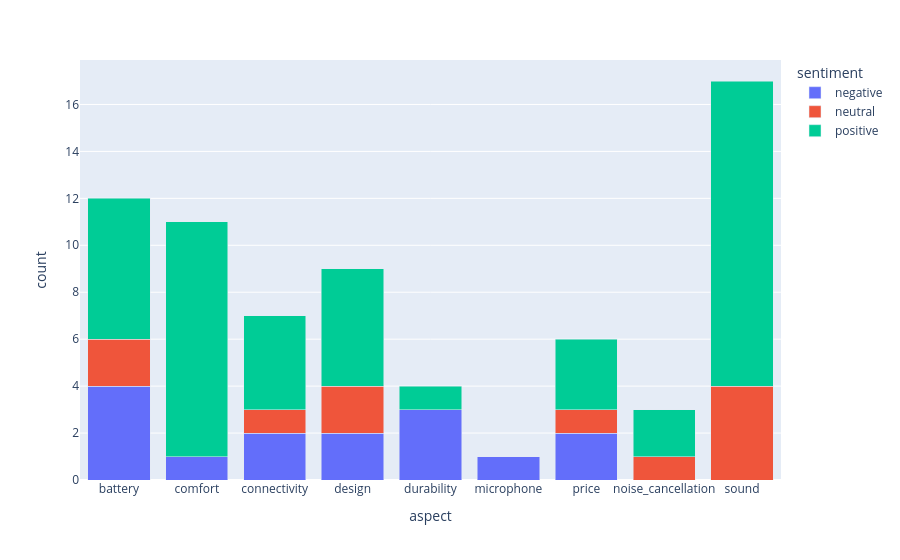

This figure's notebook cell:
### Code cell
import plotly.express as px
table = asp_df.groupby(["aspect", "sentiment"]).size().reset_index(name="count")
fig = px.bar(table, x="aspect", y="count", color="sentiment", barmode="stack")
fig.show()

### Figure 1 — Plotly figure (JSON) as saved in the notebook; plotly's stock layout.template omitted (floating-point values rounded to 4 significant figures)
{"data": [{"hovertemplate": "sentiment=negative<br>aspect=%{x}<br>count=%{y}<extra></extra>", "legendgroup": "negative", "marker": {"color": "#636efa", "pattern": {"shape": ""}}, "name": "negative", "orientation": "v", "showlegend": true, "textposition": "auto", "type": "bar", "x": ["battery", "comfort", "connectivity", "design", "durability", "microphone", "price"], "xaxis": "x", "y": [4, 1, 2, 2, 3, 1, 2], "yaxis": "y"}, {"hovertemplate": "sentiment=neutral<br>aspect=%{x}<br>count=%{y}<extra></extra>", "legendgroup": "neutral", "marker": {"color": "#EF553B", "pattern": {"shape": ""}}, "name": "neutral", "orientation": "v", "showlegend": true, "textposition": "auto", "type": "bar", "x": ["battery", "connectivity", "design", "noise_cancellation", "price", "sound"], "xaxis": "x", "y": [2, 1, 2, 1, 1, 4], "yaxis": "y"}, {"hovertemplate": "sentiment=positive<br>aspect=%{x}<br>count=%{y}<extra></extra>", "legendgroup": "positive", "marker": {"color": "#00cc96", "pattern": {"shape": ""}}, "name": "positive", "orientation": "v", "showlegend": true, "textposition": "auto", "type": "bar", "x": ["battery", "comfort", "connectivity", "design", "durability", "noise_cancellation", "price", "sound"], "xaxis": "x", "y": [6, 10, 4, 5, 1, 2, 3, 13], "yaxis": "y"}], "layout": {"barmode": "stack", "legend": {"title": {"text": "sentiment"}, "tracegroupgap": 0}, "margin": {"t": 60}, "xaxis": {"anchor": "y", "domain": [0, 1], "title": {"text": "aspect"}}, "yaxis": {"anchor": "x", "domain": [0, 1], "title": {"text": "count"}}}}
